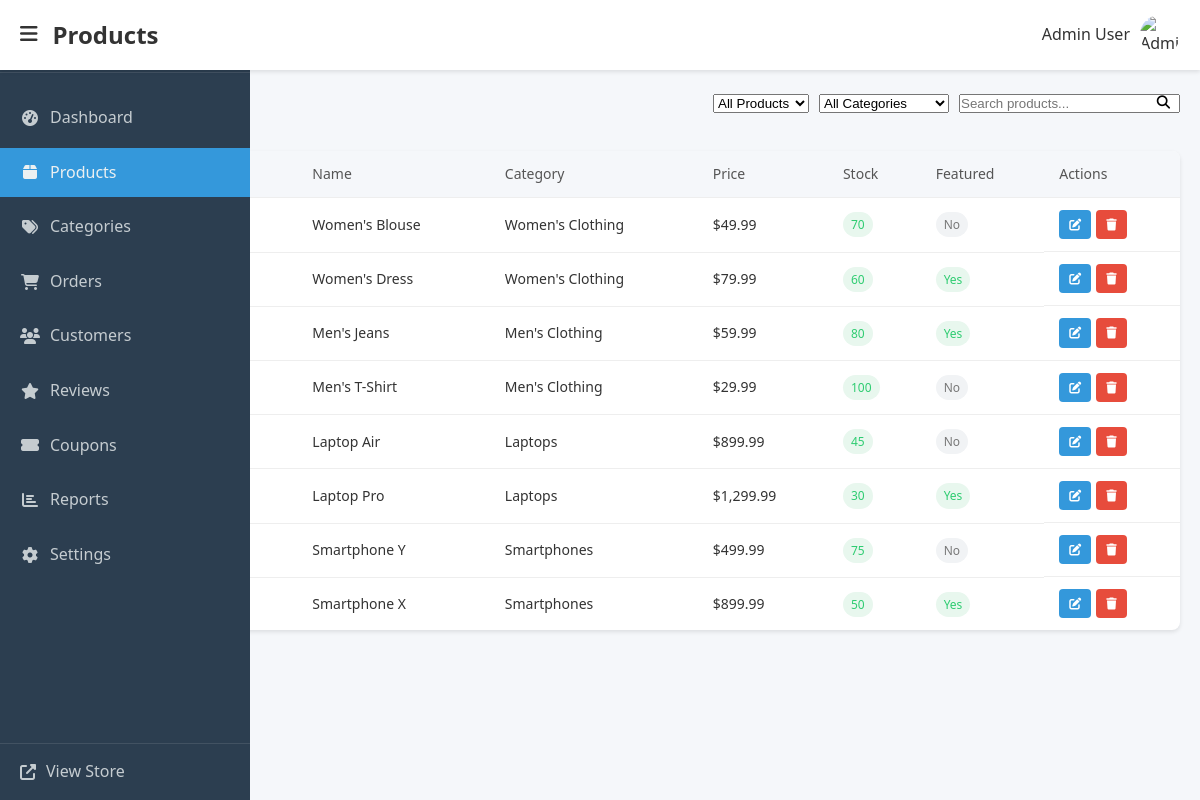
/admin/products.php (signed in), run on the app's committed database.
### tables this page shows
CREATE TABLE IF NOT EXISTS products (
    id INT AUTO_INCREMENT PRIMARY KEY,
    name VARCHAR(100) NOT NULL,
    description TEXT,
    full_description TEXT,
    price DECIMAL(10, 2) NOT NULL,
    sale_price DECIMAL(10, 2),
    image VARCHAR(255),
    sku VARCHAR(50),
    stock INT DEFAULT 0,
    featured BOOLEAN DEFAULT FALSE,
    category_id INT,
    specifications JSON,
    tags VARCHAR(255),
    rating DECIMAL(3, 1) DEFAULT 0,
    reviews_count INT DEFAULT 0,
    created_at DATETIME DEFAULT CURRENT_TIMESTAMP,
    updated_at DATETIME DEFAULT CURRENT_TIMESTAMP ON UPDATE CURRENT_TIMESTAMP,
    FOREIGN KEY (category_id) REFERENCES categories(id) ON DELETE SET NULL
);

CREATE TABLE IF NOT EXISTS categories (
    id INT AUTO_INCREMENT PRIMARY KEY,
    name VARCHAR(100) NOT NULL,
    description TEXT,
    image VARCHAR(255),
    parent_id INT,
    created_at DATETIME DEFAULT CURRENT_TIMESTAMP,
    updated_at DATETIME DEFAULT CURRENT_TIMESTAMP ON UPDATE CURRENT_TIMESTAMP,
    FOREIGN KEY (parent_id) REFERENCES categories(id) ON DELETE SET NULL
);

### admin/products.php (the view, shortened to what this page needs)
<?php
require_once '../includes/db.php';
$search = isset($_GET['search']) ? $_GET['search'] : '';
$query = "SELECT p.*, c.name as category_name FROM products p
          LEFT JOIN categories c ON p.category_id = c.id
          WHERE 1=1";
$query .= " ORDER BY p.id DESC";
$stmt = $conn->prepare($query);
$stmt->execute();
$result = $stmt->get_result();
?>
<!DOCTYPE html>
<html lang="en">
<head>
    <link rel="stylesheet" href="../assets/css/admin.css">
    <link rel="stylesheet" href="https://cdnjs.cloudflare.com/ajax/libs/font-awesome/6.4.0/css/all.min.css">
</head>
<body>
    <div class="admin-container">
        <?php include 'sidebar.php'; ?>
        <div class="admin-content">
            <header class="admin-header">
                <div class="admin-header-left">
                    <button class="sidebar-toggle">
                        <i class="fas fa-bars"></i>
                    </button>
                    <h1>Products</h1>
                </div>
                <div class="admin-header-right">
                    <div class="admin-user">
                        <span><?php echo $_SESSION['user_name']; ?></span>
                        <img src="../assets/img/admin-avatar.jpg" alt="Admin">
                    </div>
                </div>
            </header>
            <div class="admin-main">
                <div class="admin-actions">
                    <div class="actions-left">
                        <a href="add-product.php" class="btn btn-primary"><i class="fas fa-plus"></i> Add Product</a>
                    </div>
                    <div class="actions-right">
                        <form action="" method="GET" class="search-form">
                            <div class="form-group">
                                <select name="filter" id="filter">
                                    <option value="">All Products</option>
                                </select>
                            </div>
                            <div class="form-group">
                                <select name="category" id="category">
                                    <option value="">All Categories</option>
                                </select>
                            </div>
                            <div class="form-group search-input-group">
                                <input type="text" name="search" placeholder="Search products..." value="<?php echo htmlspecialchars($search); ?>">
                                <button type="submit"><i class="fas fa-search"></i></button>
                            </div>
                        </form>
                    </div>
                </div>
                <div class="admin-table-container">
                    <table class="admin-table">
                        <thead>
                            <tr>
                                <th>ID</th>
                                <th>Image</th>
                                <th>Name</th>
                                <th>Category</th>
                                <th>Price</th>
                                <th>Stock</th>
                                <th>Featured</th>
                                <th>Actions</th>
                            </tr>
                        </thead>
                        <tbody>
                            <?php if ($result->num_rows > 0): ?>
                                <?php while ($product = $result->fetch_assoc()): ?>
                                <tr>
                                    <td><?php echo $product['id']; ?></td>
                                    <td>
                                    </td>
                                    <td><?php echo $product['name']; ?></td>
                                    <td><?php echo $product['category_name']; ?></td>
                                    <td>
                                        <?php if ($product['sale_price'] && $product['sale_price'] < $product['price']): ?>
                                        <span class="old-price">$<?php echo number_format($product['price'], 2); ?></span>
                                        <span class="sale-price">$<?php echo number_format($product['sale_price'], 2); ?></span>
                                        <?php else: ?>
                                        $<?php echo number_format($product['price'], 2); ?>
                                        <?php endif; ?>
                                    </td>
                                    <td>
                                        <span class="stock-badge <?php echo $product['stock'] == 0 ? 'out' : ($product['stock'] <= 5 ? 'low' : 'in'); ?>"><?php echo $product['stock']; ?></span>
                                    </td>
                                    <td>
                                        <span class="status-badge <?php echo $product['featured'] ? 'green' : 'gray'; ?>">
                                            <?php echo $product['featured'] ? 'Yes' : 'No'; ?>
                                        </span>
                                    </td>
                                    <td class="actions">
                                        <a href="edit-product.php?id=<?php echo $product['id']; ?>" class="btn btn-sm btn-primary" title="Edit"><i class="fas fa-edit"></i></a>
                                        <a href="products.php?action=delete&id=<?php echo $product['id']; ?>" class="btn btn-sm btn-danger" title="Delete" onclick="return confirm('Are you sure you want to delete this product?');"><i class="fas fa-trash"></i></a>
                                    </td>
                                </tr>
                                <?php endwhile; ?>
                            <?php else: ?>
                                <tr>
                                    <td colspan="8" class="no-data">No products found</td>
                                </tr>
                            <?php endif; ?>
                        </tbody>
                    </table>
                </div>
            </div>
        </div>
    </div>
</body>
</html>

### admin/sidebar.php (shortened to what this page needs)
<div class="admin-sidebar">
    <div class="sidebar-header">
        <a href="index.php" class="logo">
            <span>ShopEasy</span>
        </a>
    </div>
    <nav class="sidebar-nav">
        <ul>
            <li>
                <a href="index.php" class="<?php echo basename($_SERVER['PHP_SELF']) == 'index.php' ? 'active' : ''; ?>">
                    <i class="fas fa-tachometer-alt"></i>
                    <span>Dashboard</span>
                </a>
            </li>
            <li>
                <a href="products.php" class="<?php echo basename($_SERVER['PHP_SELF']) == 'products.php' || basename($_SERVER['PHP_SELF']) == 'add-product.php' || basename($_SERVER['PHP_SELF']) == 'edit-product.php' ? 'active' : ''; ?>">
                    <i class="fas fa-box"></i>
                    <span>Products</span>
                </a>
            </li>
            <li>
                <a href="categories.php" class="<?php echo basename($_SERVER['PHP_SELF']) == 'categories.php' ? 'active' : ''; ?>">
                    <i class="fas fa-tags"></i>
                    <span>Categories</span>
                </a>
            </li>
            <li>
                <a href="orders.php" class="<?php echo basename($_SERVER['PHP_SELF']) == 'orders.php' || basename($_SERVER['PHP_SELF']) == 'order-details.php' ? 'active' : ''; ?>">
                    <i class="fas fa-shopping-cart"></i>
                    <span>Orders</span>
                </a>
            </li>
            <li>
                <a href="customers.php" class="<?php echo basename($_SERVER['PHP_SELF']) == 'customers.php' || basename($_SERVER['PHP_SELF']) == 'customer-details.php' ? 'active' : ''; ?>">
                    <i class="fas fa-users"></i>
                    <span>Customers</span>
                </a>
            </li>
            <li>
                <a href="reviews.php" class="<?php echo basename($_SERVER['PHP_SELF']) == 'reviews.php' ? 'active' : ''; ?>">
                    <i class="fas fa-star"></i>
                    <span>Reviews</span>
                </a>
            </li>
            <li>
                <a href="coupons.php" class="<?php echo basename($_SERVER['PHP_SELF']) == 'coupons.php' ? 'active' : ''; ?>">
                    <i class="fas fa-ticket-alt"></i>
                    <span>Coupons</span>
                </a>
            </li>
            <li>
                <a href="reports.php" class="<?php echo basename($_SERVER['PHP_SELF']) == 'reports.php' ? 'active' : ''; ?>">
                    <i class="fas fa-chart-bar"></i>
                    <span>Reports</span>
                </a>
            </li>
            <li>
                <a href="settings.php" class="<?php echo basename($_SERVER['PHP_SELF']) == 'settings.php' ? 'active' : ''; ?>">
                    <i class="fas fa-cog"></i>
                    <span>Settings</span>
                </a>
            </li>
        </ul>
    </nav>
    <div class="sidebar-footer">
        <a href="../index.php" target="_blank">
            <i class="fas fa-external-link-alt"></i>
            <span>View Store</span>
        </a>
    </div>
</div>

### assets/css/admin.css (style rules this page uses)
* { margin: 0; padding: 0; box-sizing: border-box; }
body { font-family: 'Segoe UI', Tahoma, Geneva, Verdana, sans-serif; line-height: 1.6; color: #333; background-color: #f5f7fa; }
a { text-decoration: none; color: #3498db; }
ul { list-style: none; }
img { max-width: 100%; }
.admin-container { display: flex; min-height: 100vh; }
.admin-content { flex: 1; transition: margin-left 0.3s; }
.admin-sidebar { width: 250px; background-color: #2c3e50; color: #ecf0f1; height: 100vh; position: fixed; transition: transform 0.3s; display: flex; flex-direction: column; }
.sidebar-header { padding: 20px; border-bottom: 1px solid rgba(255, 255, 255, 0.1); }
.sidebar-header .logo { display: flex; align-items: center; color: #ecf0f1; font-size: 20px; font-weight: bold; }
.sidebar-nav { flex: 1; padding: 20px 0; overflow-y: auto; }
.sidebar-nav ul li { margin-bottom: 5px; }
.sidebar-nav ul li a { display: flex; align-items: center; padding: 12px 20px; color: #ecf0f1; opacity: 0.8; transition: all 0.3s; }
.sidebar-nav ul li a.active { background-color: #3498db; opacity: 1; }
.sidebar-nav ul li a i { margin-right: 10px; width: 20px; text-align: center; }
.sidebar-footer { padding: 15px 20px; border-top: 1px solid rgba(255, 255, 255, 0.1); }
.sidebar-footer a { display: flex; align-items: center; color: #ecf0f1; opacity: 0.8; transition: opacity 0.3s; }
.sidebar-footer a i { margin-right: 10px; }
.admin-header { background-color: #fff; box-shadow: 0 2px 4px rgba(0, 0, 0, 0.1); padding: 15px 20px; display: flex; justify-content: space-between; align-items: center; position: sticky; top: 0; z-index: 100; }
.admin-header-left { display: flex; align-items: center; }
.admin-header-left h1 { font-size: 24px; margin-left: 15px; }
.sidebar-toggle { background: none; border: none; font-size: 20px; cursor: pointer; color: #333; }
.admin-user { display: flex; align-items: center; position: relative; cursor: pointer; }
.admin-user span { margin-right: 10px; font-weight: 500; }
.admin-user img { width: 40px; height: 40px; border-radius: 50%; object-fit: cover; }
.admin-main { padding: 20px; }
.admin-table-container { background-color: #fff; border-radius: 8px; box-shadow: 0 2px 4px rgba(0, 0, 0, 0.1); overflow: hidden; margin-top: 20px; }
.admin-table { width: 100%; border-collapse: collapse; }
.admin-table th { background-color: #f5f7fa; padding: 12px 15px; text-align: left; font-weight: 500; font-size: 14px; color: #555; border-bottom: 1px solid #eee; }
.admin-table td { padding: 12px 15px; border-bottom: 1px solid #eee; font-size: 14px; }
.admin-table tr:last-child td { border-bottom: none; }
.stock-badge { display: inline-block; padding: 3px 8px; border-radius: 20px; font-size: 12px; font-weight: 500; }
.stock-badge.in { background-color: #e8f7ee; color: #2ecc71; }
.status-badge { display: inline-block; padding: 3px 8px; border-radius: 20px; font-size: 12px; font-weight: 500; }
.status-badge.green { background-color: #e8f7ee; color: #2ecc71; }
.status-badge.gray { background-color: #f1f3f5; color: #777; }
.actions { display: flex; gap: 5px; }
.form-group { margin-bottom: 15px; }
.admin-actions { display: flex; justify-content: space-between; align-items: center; margin-bottom: 20px; }
.actions-right { display: flex; gap: 10px; }
.search-form { display: flex; gap: 10px; }
.search-input-group { position: relative; }
.search-input-group input { padding-right: 40px; }
.search-input-group button { position: absolute; right: 0; top: 0; bottom: 0; background: none; border: none; padding: 0 10px; cursor: pointer; }
.btn { display: inline-block; padding: 8px 16px; border-radius: 4px; font-size: 14px; font-weight: 500; cursor: pointer; transition: background-color 0.3s; border: none; text-align: center; }
.btn-primary { background-color: #3498db; color: #fff; }
.btn-danger { background-color: #e74c3c; color: #fff; }
.btn-sm { padding: 5px 10px; font-size: 12px; }

### data on the page
products: name "Women's Blouse", category.name "Women's Clothing", price "49.99", stock "70", featured "No"
products: name "Women's Dress", category.name "Women's Clothing", price "79.99", stock "60", featured "Yes"
products: name "Men's Jeans", category.name "Men's Clothing", price "59.99", stock "80", featured "Yes"
products: name "Men's T-Shirt", category.name "Men's Clothing", price "29.99", stock "100", featured "No"
products: name "Laptop Air", category.name "Laptops", price "899.99", stock "45", featured "No"
products: name "Laptop Pro", category.name "Laptops", price "1,299.99", stock "30", featured "Yes"
products: name "Smartphone Y", category.name "Smartphones", price "499.99", stock "75", featured "No"
products: name "Smartphone X", category.name "Smartphones", price "899.99", stock "50", featured "Yes"

### other printed values
$_SESSION['user_name'] "Admin User"
